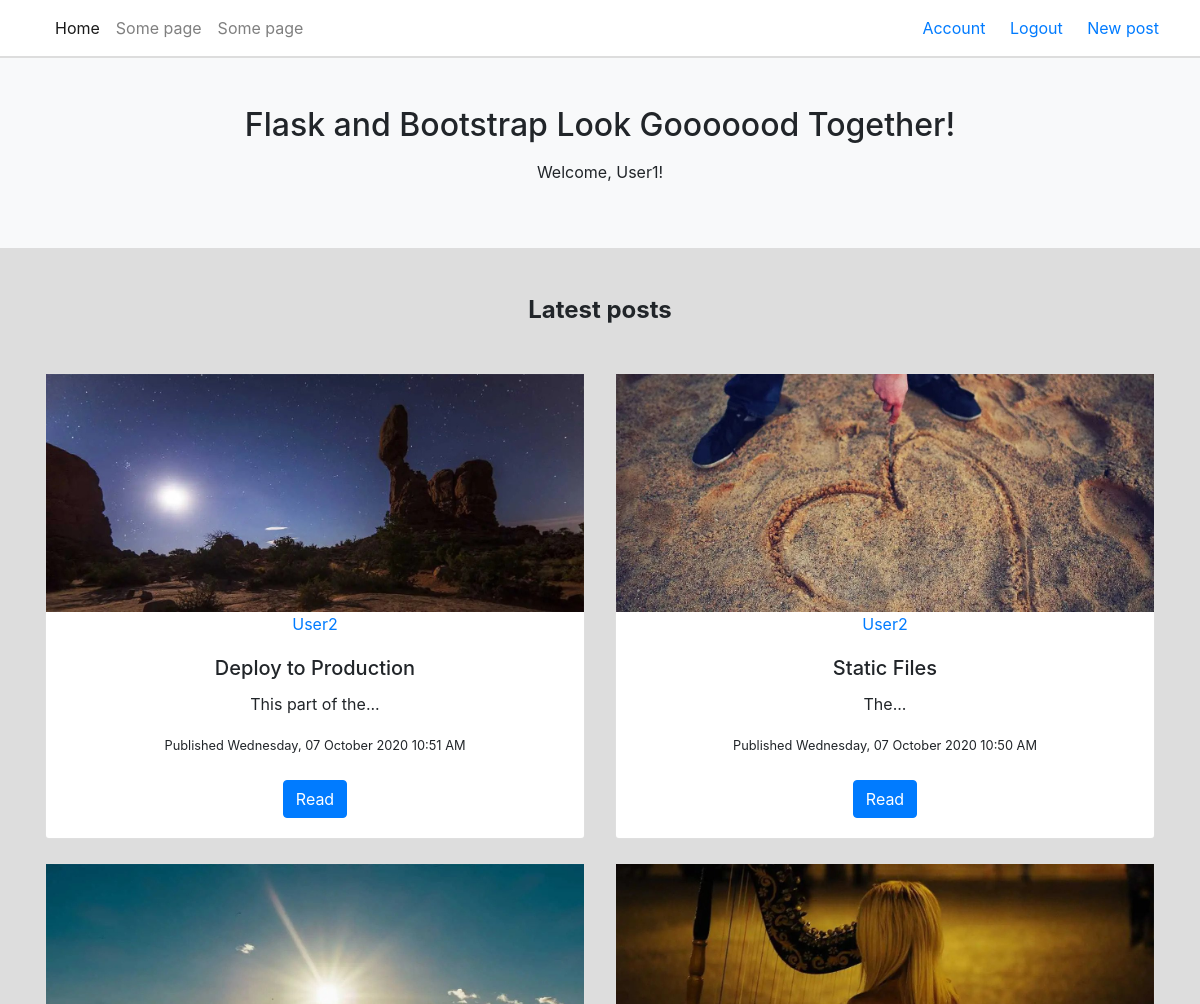
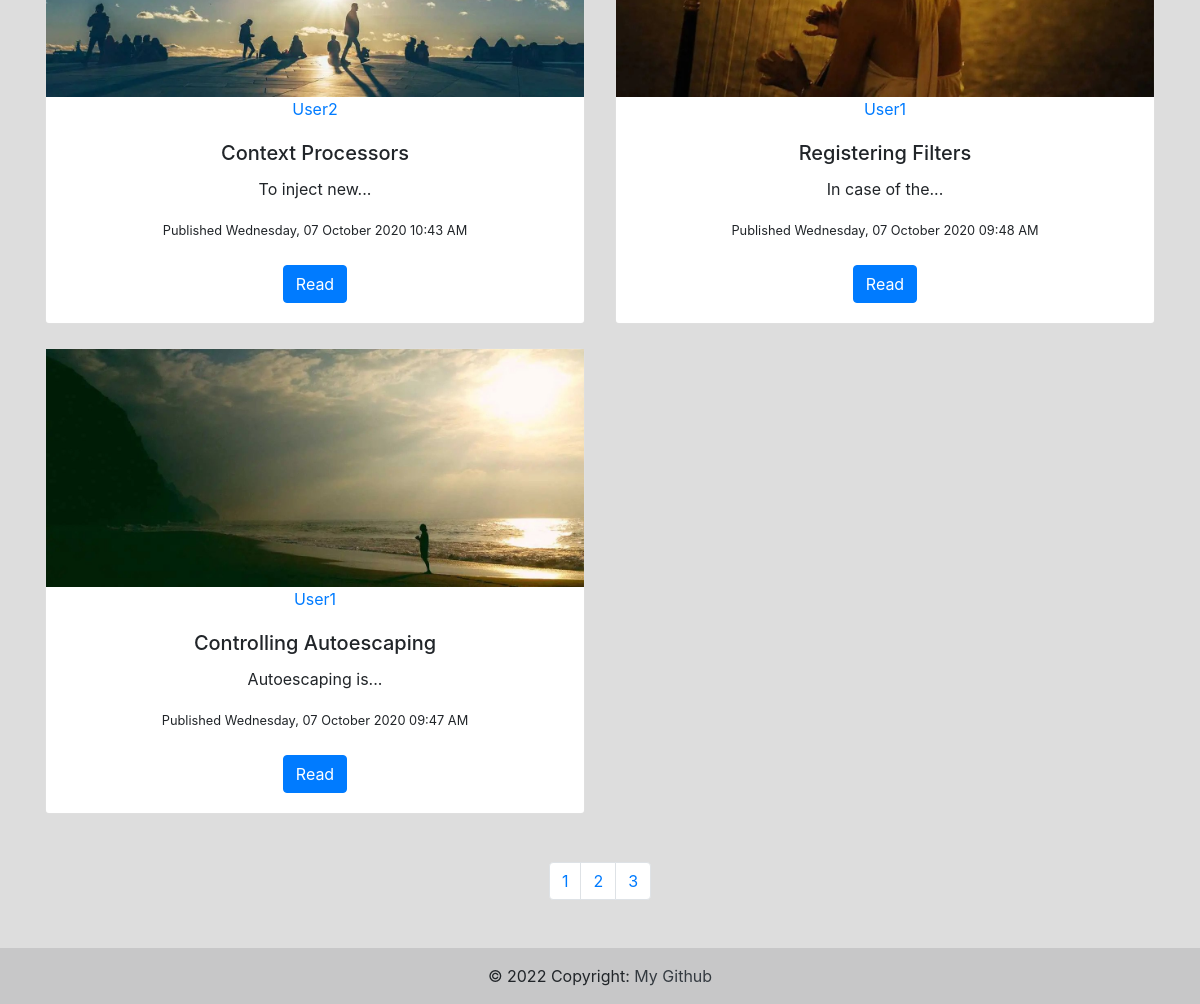
/home?page=2 (signed in), run on the app's committed database (2 pictures, top to bottom).
### FlaskBlog/models.py (models this page shows, shortened)
class User(db.Model, UserMixin):
    id = db.Column(db.Integer, primary_key=True)
    username = db.Column(db.String(20), unique=True, nullable=False)
    email = db.Column(db.String(120), unique=True, nullable=False)
    image_file = db.Column(db.String(20), nullable=False,
                           default='default.png')
    password = db.Column(db.String(60), nullable=False)
    posts = db.relationship('Post', backref='author', lazy=True)

class Post(db.Model):
    id = db.Column(db.Integer, primary_key=True)
    title = db.Column(db.String(100), nullable=False)
    date_posted = db.Column(db.DateTime, nullable=False,
                            default=datetime.utcnow)
    content = db.Column(db.Text, nullable=False)
    user_id = db.Column(db.Integer, db.ForeignKey('user.id'), nullable=False)
    post_image = db.Column(db.String(20), nullable=True, default='071.jpg')

### FlaskBlog/main/routes.py (the view)
@main.route("/")
@main.route("/home")
def home():
    page = request.args.get('page', 1, type=int)
    posts = Post.query.order_by(Post.date_posted.desc()). \
        paginate(page=page, per_page=5)
    return render_template('home.html', posts=posts)

### FlaskBlog/models.py (called while the page is built)
@login_manager.user_loader
def load_user(user_id):
    return User.query.get(int(user_id))

### FlaskBlog/templates/home.html (shortened to what this page needs)
{% extends "layout.html" %}
{% block content %}
  <main class="my-5">
    <div class="container">
      <section class="text-center">
        <h4 class="mb-5"><strong>Latest posts</strong></h4>
{% include "postfeed.html" %}
      </section>
    </div>
  </main>
{% endblock content %}

### FlaskBlog/templates/layout.html (shortened to what this page needs)
<!DOCTYPE html>
<html lang="en">
<head>
    <link href="//netdna.bootstrapcdn.com/bootstrap/4.0.0/css/bootstrap.min.css" rel="stylesheet" id="bootstrap-css">
</head>
<body>
<header>
    <nav class="navbar navbar-expand-lg navbar-light bg-white fixed-top">
      <div class="container-fluid">
        <div class="collapse navbar-collapse" id="navbarExample01">
          <ul class="navbar-nav me-auto mb-2 mb-lg-0">
            <li class="nav-item active">
              <a class="nav-link" aria-current="page" href="/">Home</a>
            </li>
            <li class="nav-item">
              <a class="nav-link" href="/" rel="nofollow"
                target="_blank">Some page</a>
            </li>
            <li class="nav-item">
              <a class="nav-link" href="/" target="_blank">Some page</a>
            </li>
          </ul>
        </div>
          <div class="align-right">
              {% if current_user.is_authenticated %}
              <a class="u-button-style u-nav-link u-text-active-palette-1-base u-text-white u-text-hover-palette-2-base"
                       href="{{url_for('users.account')}}" style="padding: 10px;">
                        Account
              </a>
              <a class="u-button-style u-nav-link u-text-active-palette-1-base u-text-white u-text-hover-palette-2-base"
                       href="{{url_for('users.logout')}}" style="padding: 10px;">
                        Logout
              </a>
              <a class="u-button-style u-nav-link u-text-active-palette-1-base u-text-white u-text-hover-palette-2-base"
                       href="{{url_for('posts.new_post')}}" style="padding: 10px;">
                        New post
              </a>
              {% endif %}
          </div>
      </div>
    </nav>
    <div id="intro" class="p-5 text-center bg-light">
      <h1 class="mb-3 h2">Flask and Bootstrap Look Gooooood Together!</h1>
      {% if current_user.is_authenticated %}
      <p class="mb-3">Welcome, {{ current_user.username }}!</p>
      {% endif %}
    </div>
  </header>
{% block content %} {% endblock content %}
  <footer class="bg-light text-lg-start">
    <div class="text-center p-3" style="background-color: rgba(0, 0, 0, 0.2);">
      © 2022 Copyright:
      <a class="text-dark" href="https://github.com/valentinafomina/">My Github</a>
    </div>
  </footer>
</body>
</html>

### FlaskBlog/templates/postfeed.html (shortened to what this page needs)
<div class="row gx-5">
{% for post in posts.items %}
          <div class="col-md-6 mb-4">
            <div class="card">
              <div class="bg-image hover-overlay ripple" data-mdb-ripple-color="light">
                <img src="{{ url_for('static', filename='images/' +
                                            post.post_image)}}" class="img-fluid justify-content-center max-width: 100%" width="1500" max-height="250"/>
                <a href="{{ url_for('users.user_posts', username=post.author.username) }}" id="author"
                   class="text-decoration-none">{{ post.author.username }}</a>
              </div>
              <div class="card-body">
                <h5 class="card-title" >{{ post.title }}</h5>
                <p class="card-text">
                  {{ post.content|truncate(20) }}
                </p>
                <small>Published {{ post.date_posted.strftime('%A, %d %B %Y %I:%M %p') }}</small>
                <br>
                <br>
                <a href="{{ url_for('posts.view_post', post_id=post.id) }}" class="btn btn-primary">Read</a>
              </div>
            </div>
          </div>
  {% endfor %}
  </div>
      <nav class="my-4" aria-label="...">
        <ul class="pagination pagination-circle justify-content-center">
          {% for page_num in posts.iter_pages(left_edge=1, right_edge=1, left_current=1, right_current=2) %}
            {% if page_num %}
              {% if page_num != page_num.page %}
          <li class="page-item"><a class="page-link" href="{{ url_for('main.home', page=page_num) }}">{{ page_num }}</a></li>
              {% else %}
          <li class="page-item active" aria-current="page">
            <a class="page-link" href="#">2 <span class="sr-only">{{ page_num }}</span></a>
          </li>
              {% endif %}
            {% else %}
          <li class="page-item"><a class="page-link" href="#">...</a></li>
          {% endif %}
          {% endfor %}

### FlaskBlog/templates/layout.html (style rules this page uses)
body { background-color:#ddd; }
.bg-white { background-color:#fff; }
#intro { margin-top: 58px; }

### data on the page
User: username "User1"
Post: post_image (picture), author.username "User2", title "Deploy to Production", content "This part of the...", date_posted "Wednesday, 07 October 2020 10:51 AM"
Post: post_image (picture), author.username "User2", title "Static Files", content "The...", date_posted "Wednesday, 07 October 2020 10:50 AM"
Post: post_image (picture), author.username "User2", title "Context Processors", content "To inject new...", date_posted "Wednesday, 07 October 2020 10:43 AM"
Post: post_image (picture), author.username "User1", title "Registering Filters", content "In case of the...", date_posted "Wednesday, 07 October 2020 09:48 AM"
Post: post_image (picture), author.username "User1", title "Controlling Autoescaping", content "Autoescaping is...", date_posted "Wednesday, 07 October 2020 09:47 AM"

### other printed values
{{ page_num }} "1" "2" "3"
